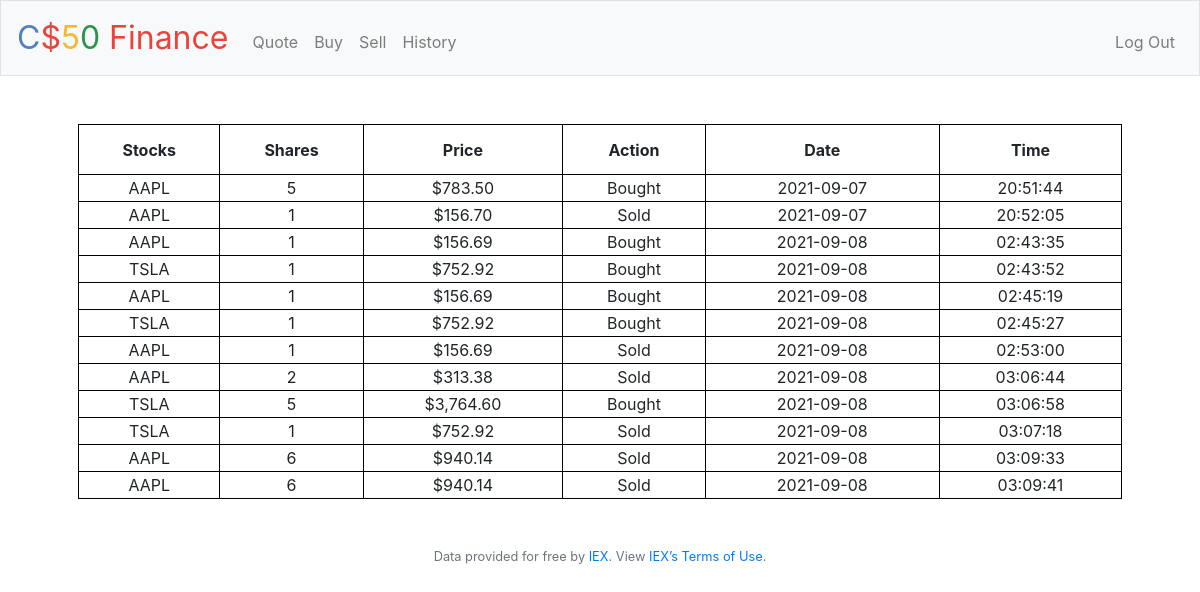
Screenshot of /history (signed in) with the database file from the repository.
### tables this page shows
CREATE TABLE 'history' ('id' integer, 'shares' smallint, 'price' numeric(10, 2), 'symbol' text, 'type' text, 'date' datetime, time TIME);

### application.py (the view)
@app.route("/history")
@login_required
def history():
    stock_db = db.execute('SELECT * FROM history WHERE id = ?', session['user_id'])
    return render_template('history.html', stock_db=stock_db)

### application.py (called while the page is built)
@app.after_request
def after_request(response):
    response.headers["Cache-Control"] = "no-cache, no-store, must-revalidate"
    response.headers["Expires"] = 0
    response.headers["Pragma"] = "no-cache"
    return response

### helpers.py (called while the page is built)
def login_required(f):
    @wraps(f)
    def decorated_function(*args, **kwargs):
        if session.get("user_id") is None:
            return redirect("/login")
        return f(*args, **kwargs)
    return decorated_function

def usd(value):
    return f"${value:,.2f}"

### templates/history.html (shortened to what this page needs)
{% extends "layout.html" %}
{% block main %}
    <table>
        <tr>
            <th>Stocks</th>
            <th>Shares</th>
            <th>Price</th>
            <th>Action</th>
            <th>Date</th>
            <th>Time</th>
        </tr>
        {% for row in stock_db %}
        <tr>
            <td>
                {{row.symbol}}
            </td>
            <td>
                {{row.shares}}
            </td>
            <td>
                {{row.price|usd}}
            </td>
            <td>
                {{row.type}}
            </td>
            <td>
                {{row.date}}
            </td>
            <td>
                {{row.time}}
            </td>
        </tr>
        {% endfor %}
    </table>
{% endblock %}

### templates/layout.html (shortened to what this page needs)
<!DOCTYPE html>
<html lang="en">
    <head>
        <link rel="stylesheet" href="https://cdn.jsdelivr.net/npm/bootstrap@4.5.3/dist/css/bootstrap.min.css">
        <link href="/static/styles.css" rel="stylesheet">
    </head>
    <body>
        <nav class="navbar navbar-expand-md navbar-light bg-light border">
            <a class="navbar-brand" href="/"><span class="blue">C</span><span class="red">$</span><span class="yellow">5</span><span class="green">0</span> <span class="red">Finance</span></a>
            <div class="collapse navbar-collapse" id="navbar">
                {% if session.user_id %}
                    <ul class="navbar-nav mr-auto mt-2">
                        <li class="nav-item"><a class="nav-link" href="/quote">Quote</a></li>
                        <li class="nav-item"><a class="nav-link" href="/buy">Buy</a></li>
                        <li class="nav-item"><a class="nav-link" href="/sell">Sell</a></li>
                        <li class="nav-item"><a class="nav-link" href="/history">History</a></li>
                    </ul>
                    <ul class="navbar-nav ml-auto mt-2">
                        <li class="nav-item"><a class="nav-link" href="/logout">Log Out</a></li>
                    </ul>
                {% else %}
                    <ul class="navbar-nav ml-auto mt-2">
                        <li class="nav-item"><a class="nav-link" href="/register">Register</a></li>
                        <li class="nav-item"><a class="nav-link" href="/login">Log In</a></li>
                    </ul>
                {% endif %}
            </div>
        </nav>
        <main class="container p-5">
            {% block main %}{% endblock %}
        </main>
        <footer class="small text-center text-muted">
            Data provided for free by <a href="https://iextrading.com/developer">IEX</a>. View <a href="https://iextrading.com/api-exhibit-a/">IEX’s Terms of Use</a>.
        </footer>
    </body>
</html>

### static/styles.css (style rules this page uses)
table, th, tr, td { border: 1px solid black; }
table { width: 100% }
th { height: 50px; }
nav .navbar-brand { font-size: xx-large; }
nav .navbar-brand .blue { color: #537fbe; }
nav .navbar-brand .red { color: #ea433b; }
nav .navbar-brand .yellow { color: #f5b82e; }
nav .navbar-brand .green { color: #2e944b; }
main { overflow-x: auto; text-align: center; }

### rows the page displays
history: symbol "AAPL", shares "5", price "$783.50", type "Bought", date "2021-09-07", time "20:51:44"
history: symbol "AAPL", shares "1", price "$156.70", type "Sold", date "2021-09-07", time "20:52:05"
history: symbol "AAPL", shares "1", price "$156.69", type "Bought", date "2021-09-08", time "02:43:35"
history: symbol "TSLA", shares "1", price "$752.92", type "Bought", date "2021-09-08", time "02:43:52"
history: symbol "AAPL", shares "1", price "$156.69", type "Bought", date "2021-09-08", time "02:45:19"
history: symbol "TSLA", shares "1", price "$752.92", type "Bought", date "2021-09-08", time "02:45:27"
history: symbol "AAPL", shares "1", price "$156.69", type "Sold", date "2021-09-08", time "02:53:00"
history: symbol "AAPL", shares "2", price "$313.38", type "Sold", date "2021-09-08", time "03:06:44"
history: symbol "TSLA", shares "5", price "$3,764.60", type "Bought", date "2021-09-08", time "03:06:58"
history: symbol "TSLA", shares "1", price "$752.92", type "Sold", date "2021-09-08", time "03:07:18"
history: symbol "AAPL", shares "6", price "$940.14", type "Sold", date "2021-09-08", time "03:09:33"
history: symbol "AAPL", shares "6", price "$940.14", type "Sold", date "2021-09-08", time "03:09:41"
